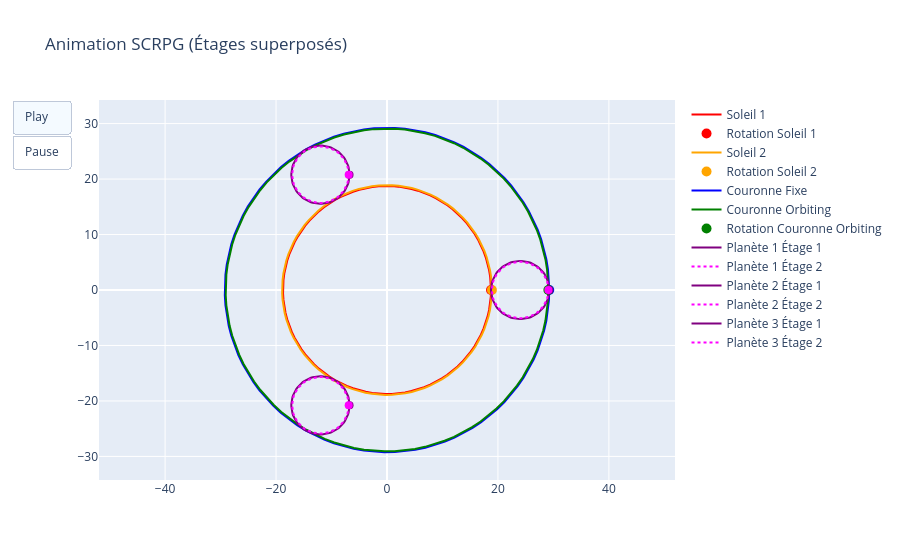

The code cell stored with this chart in its notebook:
### Markdown cell above
<style>
body {
  font-family: system-ui, sans-serif;
  line-height: 1.6;
}

h1, h2 {
  color: #1a2a3a;
}

table {
  width: 100%;
  border-collapse: collapse;
}

th, td {
  border: 1px solid #ccc;
  padding: 6px;
}

.info-box {
  background: #eef6ff;
  border-left: 6px solid #2a7fff;
  padding: 1em;
  margin: 1em 0;
}
</style>

### Code cell
import plotly.graph_objects as go
import numpy as np

# Utiliser la meilleure solution trouvée
if 'best' in locals():
    solution = best
else:
    # Solution d'exemple si aucune trouvée
    solution = SRCPG.SRCPGSolution(
        zs=18, zf=60, zpf=12, zs2=15, zo=45, zpo=15,
        module_stage1=0.6, module_stage2=0.8,
        rf=20.0, r1=10.0, r2=15.0, n=1.5
    )

# Calcul des rayons primitifs (approximatifs)
r_sun1 = (solution.zs * solution.module_stage1) / 2
r_sun2 = (solution.zs2 * solution.module_stage2) / 2
r_planet_f = (solution.zpf * solution.module_stage1) / 2
r_planet_o = (solution.zpo * solution.module_stage2) / 2
r_ring_f = (solution.zf * solution.module_stage1) / 2
r_ring_o = (solution.zo * solution.module_stage2) / 2

# Positions des centres (coaxiaux)
center_sun1 = (0, 0)
center_sun2 = (0, 0)
center_ring_f = (0, 0)
center_ring_o = (0, 0)

# Distance des planètes (entraxe)
pitch_radius_sun1 = r_sun1
pitch_radius_planet_f = r_planet_f
pitch_radius_ring_f = r_ring_f
entraxe_f = pitch_radius_sun1 + pitch_radius_planet_f  # Pour les planètes fixes

# Pour l'étage 2
pitch_radius_sun2 = r_sun2
pitch_radius_planet_o = r_planet_o
pitch_radius_ring_o = r_ring_o
entraxe_o = pitch_radius_sun2 + pitch_radius_planet_o  # Pour les planètes orbiting

num_planets = 3
angles = np.linspace(0, 2*np.pi, num_planets, endpoint=False)

# Animation : rotation des planètes
frames = []
steps = 60  # Nombre de frames
for step in range(steps):
    theta = 2 * np.pi * step / steps  # Angle de rotation
    
    fig = go.Figure()
    
    # Cercle soleil 1
    theta_circle = np.linspace(0, 2*np.pi, 100)
    x_sun1 = center_sun1[0] + r_sun1 * np.cos(theta_circle)
    y_sun1 = center_sun1[1] + r_sun1 * np.sin(theta_circle)
    fig.add_trace(go.Scatter(x=x_sun1, y=y_sun1, mode='lines', name='Soleil 1', line=dict(color='red')))
    # Point indicateur rotation soleil 1
    x_point_sun1 = center_sun1[0] + r_sun1 * np.cos(theta)
    y_point_sun1 = center_sun1[1] + r_sun1 * np.sin(theta)
    fig.add_trace(go.Scatter(x=[x_point_sun1], y=[y_point_sun1], mode='markers', name='Rotation Soleil 1', marker=dict(color='red', size=10, symbol='circle')))
    
    # Cercle soleil 2
    x_sun2 = center_sun2[0] + r_sun2 * np.cos(theta_circle)
    y_sun2 = center_sun2[1] + r_sun2 * np.sin(theta_circle)
    fig.add_trace(go.Scatter(x=x_sun2, y=y_sun2, mode='lines', name='Soleil 2', line=dict(color='orange')))
    # Point indicateur rotation soleil 2
    x_point_sun2 = center_sun2[0] + r_sun2 * np.cos(theta)
    y_point_sun2 = center_sun2[1] + r_sun2 * np.sin(theta)
    fig.add_trace(go.Scatter(x=[x_point_sun2], y=[y_point_sun2], mode='markers', name='Rotation Soleil 2', marker=dict(color='orange', size=10, symbol='circle')))
    
    # Cercle couronne fixe
    x_ring_f = center_ring_f[0] + r_ring_f * np.cos(theta_circle)
    y_ring_f = center_ring_f[1] + r_ring_f * np.sin(theta_circle)
    fig.add_trace(go.Scatter(x=x_ring_f, y=y_ring_f, mode='lines', name='Couronne Fixe', line=dict(color='blue')))
    # Point indicateur rotation couronne fixe (tourne avec theta pour indication)
    x_point_ring_f = center_ring_f[0] + r_ring_f * np.cos(theta)
    y_point_ring_f = center_ring_f[1] + r_ring_f * np.sin(theta)
    fig.add_trace(go.Scatter(x=[x_point_ring_f], y=[y_point_ring_f], mode='markers', name='Rotation Couronne Fixe', marker=dict(color='blue', size=10, symbol='circle'), showlegend=False))
    
    # Cercle couronne orbiting
    x_ring_o = center_ring_o[0] + r_ring_o * np.cos(theta_circle)
    y_ring_o = center_ring_o[1] + r_ring_o * np.sin(theta_circle)
    fig.add_trace(go.Scatter(x=x_ring_o, y=y_ring_o, mode='lines', name='Couronne Orbiting', line=dict(color='green')))
    # Point indicateur rotation couronne orbiting (rotation lente)
    theta_ring = theta * 0.1  # Rotation lente pour simuler le mouvement relatif
    x_point_ring_o = center_ring_o[0] + r_ring_o * np.cos(theta_ring)
    y_point_ring_o = center_ring_o[1] + r_ring_o * np.sin(theta_ring)
    fig.add_trace(go.Scatter(x=[x_point_ring_o], y=[y_point_ring_o], mode='markers', name='Rotation Couronne Orbiting', marker=dict(color='green', size=10, symbol='circle')))
    
    # Planètes (composées : étage 1 et étage 2)
    for i, angle in enumerate(angles):
        planet_angle = angle + theta  # Rotation
        center_planet_x = entraxe_f * np.cos(planet_angle)
        center_planet_y = entraxe_f * np.sin(planet_angle)
        
        # Cercle planète étage 1
        x_planet_f = center_planet_x + r_planet_f * np.cos(theta_circle)
        y_planet_f = center_planet_y + r_planet_f * np.sin(theta_circle)
        fig.add_trace(go.Scatter(x=x_planet_f, y=y_planet_f, mode='lines', name=f'Planète {i+1} Étage 1', line=dict(color='purple')))
        # Point indicateur sur planète étage 1
        x_point_planet_f = center_planet_x + r_planet_f * np.cos(0)
        y_point_planet_f = center_planet_y + r_planet_f * np.sin(0)
        fig.add_trace(go.Scatter(x=[x_point_planet_f], y=[y_point_planet_f], mode='markers', name=f'Point Planète {i+1} Ét1', marker=dict(color='purple', size=8, symbol='circle'), showlegend=False))
        
        # Cercle planète étage 2
        x_planet_o = center_planet_x + r_planet_o * np.cos(theta_circle)
        y_planet_o = center_planet_y + r_planet_o * np.sin(theta_circle)
        fig.add_trace(go.Scatter(x=x_planet_o, y=y_planet_o, mode='lines', name=f'Planète {i+1} Étage 2', line=dict(color='magenta', dash='dot')))
        # Point indicateur sur planète étage 2
        x_point_planet_o = center_planet_x + r_planet_o * np.cos(0)
        y_point_planet_o = center_planet_y + r_planet_o * np.sin(0)
        fig.add_trace(go.Scatter(x=[x_point_planet_o], y=[y_point_planet_o], mode='markers', name=f'Point Planète {i+1} Ét2', marker=dict(color='magenta', size=8, symbol='circle'), showlegend=False))
    
    fig.update_layout(
        title=f"Animation SCRPG - Étape {step+1}/{steps} (Étages superposés)",
        xaxis=dict(scaleanchor="y", scaleratio=1, autorange=False, range=[-r_ring_f-5, r_ring_f+5], fixedrange=True),
        yaxis=dict(scaleanchor="x", scaleratio=1, autorange=False, range=[-r_ring_f-5, r_ring_f+5], fixedrange=True),
        dragmode='pan',
        showlegend=True
    )
    frames.append(go.Frame(data=fig.data, name=str(step)))

# Figure initiale
fig = go.Figure(
    data=frames[0].data,
    frames=frames
)

# Ajouter les contrôles d'animation
fig.update_layout(
    title="Animation SCRPG (Étages superposés)",
    xaxis=dict(scaleanchor="y", scaleratio=1, autorange=False, range=[-r_ring_f-5, r_ring_f+5], fixedrange=True),
    yaxis=dict(scaleanchor="x", scaleratio=1, autorange=False, range=[-r_ring_f-5, r_ring_f+5], fixedrange=True),
    dragmode='pan',
    showlegend=True,
    updatemenus=[dict(
        type="buttons",
        buttons=[dict(label="Play",
                      method="animate",
                      args=[None, dict(frame=dict(duration=100, redraw=True), fromcurrent=True, mode='immediate')]),
                 dict(label="Pause",
                      method="animate",
                      args=[[None], dict(frame=dict(duration=0, redraw=False), mode='immediate')])
        ]
    )]
)

fig.show()

### Figure 1 — Plotly figure (JSON) as saved in the notebook; plotly's stock layout.template omitted (floating-point values rounded to 4 significant figures)
{"data": [{"line": {"color": "red"}, "mode": "lines", "name": "Soleil 1", "type": "scatter", "x": [18.75, 18.71, 18.6, 18.41, 18.15, 17.81, 17.41, 16.93, 16.38, 15.77, 15.1, 14.36, 13.57, 12.72, 11.82, 10.88, 9.885, 8.855, 7.789, 6.692, 5.567, 4.42, 3.256, 2.078, 0.8922, -0.2975, -1.486, -2.668, -3.84, -4.996, -6.133, -7.244, -8.326, -9.375, -10.39, -11.36, -12.28, -13.15, -13.97, -14.74, -15.44, -16.09, -16.67, -17.18, -17.62, -17.99, -18.29, -18.51, -18.67, -18.74, -18.74, -18.67, -18.51, -18.29, -17.99, -17.62, -17.18, -16.67, -16.09, -15.44, -14.74, -13.97, -13.15, -12.28, -11.36, -10.39, -9.375, -8.326, -7.244, -6.133, -4.996, -3.84, -2.668, -1.486, -0.2975, 0.8922, 2.078, 3.256, 4.42, 5.567, 6.692, 7.789, 8.855, 9.885, 10.88, 11.82, 12.72, 13.57, 14.36, 15.1, 15.77, 16.38, 16.93, 17.41, 17.81, 18.15, 18.41, 18.6, 18.71, 18.75], "y": [0.0, 1.189, 2.374, 3.548, 4.709, 5.851, 6.969, 8.059, 9.116, 10.14, 11.12, 12.05, 12.94, 13.77, 14.55, 15.27, 15.93, 16.53, 17.06, 17.52, 17.9, 18.22, 18.47, 18.63, 18.73, 18.75, 18.69, 18.56, 18.35, 18.07, 17.72, 17.29, 16.8, 16.24, 15.61, 14.92, 14.17, 13.36, 12.5, 11.59, 10.63, 9.631, 8.592, 7.517, 6.413, 5.282, 4.131, 2.963, 1.782, 0.5949, -0.5949, -1.782, -2.963, -4.131, -5.282, -6.413, -7.517, -8.592, -9.631, -10.63, -11.59, -12.5, -13.36, -14.17, -14.92, -15.61, -16.24, -16.8, -17.29, -17.72, -18.07, -18.35, -18.56, -18.69, -18.75, -18.73, -18.63, -18.47, -18.22, -17.9, -17.52, -17.06, -16.53, -15.93, -15.27, -14.55, -13.77, -12.94, -12.05, -11.12, -10.14, -9.116, -8.059, -6.969, -5.851, -4.709, -3.548, -2.374, -1.189, -4.592e-15]}, {"marker": {"color": "red", "size": 10, "symbol": "circle"}, "mode": "markers", "name": "Rotation Soleil 1", "type": "scatter", "x": [18.75], "y": [0]}, {"line": {"color": "orange"}, "mode": "lines", "name": "Soleil 2", "type": "scatter", "x": [18.91, 18.87, 18.76, 18.57, 18.3, 17.96, 17.55, 17.07, 16.52, 15.91, 15.23, 14.49, 13.69, 12.83, 11.92, 10.97, 9.969, 8.93, 7.855, 6.748, 5.614, 4.458, 3.284, 2.096, 0.8997, -0.3, -1.499, -2.691, -3.873, -5.039, -6.185, -7.305, -8.397, -9.455, -10.47, -11.45, -12.38, -13.26, -14.09, -14.86, -15.57, -16.22, -16.81, -17.32, -17.77, -18.14, -18.44, -18.67, -18.82, -18.9, -18.9, -18.82, -18.67, -18.44, -18.14, -17.77, -17.32, -16.81, -16.22, -15.57, -14.86, -14.09, -13.26, -12.38, -11.45, -10.47, -9.455, -8.397, -7.305, -6.185, -5.039, -3.873, -2.691, -1.499, -0.3, 0.8997, 2.096, 3.284, 4.458, 5.614, 6.748, 7.855, 8.93, 9.969, 10.97, 11.92, 12.83, 13.69, 14.49, 15.23, 15.91, 16.52, 17.07, 17.55, 17.96, 18.3, 18.57, 18.76, 18.87, 18.91], "y": [0.0, 1.199, 2.394, 3.579, 4.749, 5.9, 7.028, 8.127, 9.194, 10.22, 11.21, 12.15, 13.05, 13.89, 14.68, 15.4, 16.07, 16.67, 17.2, 17.66, 18.06, 18.38, 18.62, 18.79, 18.89, 18.91, 18.85, 18.72, 18.51, 18.23, 17.87, 17.44, 16.94, 16.38, 15.74, 15.05, 14.29, 13.48, 12.61, 11.69, 10.72, 9.713, 8.665, 7.581, 6.467, 5.327, 4.166, 2.988, 1.797, 0.5999, -0.5999, -1.797, -2.988, -4.166, -5.327, -6.467, -7.581, -8.665, -9.713, -10.72, -11.69, -12.61, -13.48, -14.29, -15.05, -15.74, -16.38, -16.94, -17.44, -17.87, -18.23, -18.51, -18.72, -18.85, -18.91, -18.89, -18.79, -18.62, -18.38, -18.06, -17.66, -17.2, -16.67, -16.07, -15.4, -14.68, -13.89, -13.05, -12.15, -11.21, -10.22, -9.194, -8.127, -7.028, -5.9, -4.749, -3.579, -2.394, -1.199, -4.631e-15]}, {"marker": {"color": "orange", "size": 10, "symbol": "circle"}, "mode": "markers", "name": "Rotation Soleil 2", "type": "scatter", "x": [18.91], "y": [0]}, {"line": {"color": "blue"}, "mode": "lines", "name": "Couronne Fixe", "type": "scatter", "x": [29.25, 29.19, 29.01, 28.72, 28.31, 27.79, 27.15, 26.41, 25.56, 24.61, 23.55, 22.41, 21.17, 19.85, 18.44, 16.97, 15.42, 13.81, 12.15, 10.44, 8.685, 6.896, 5.079, 3.242, 1.392, -0.4641, -2.318, -4.163, -5.991, -7.794, -9.567, -11.3, -12.99, -14.63, -16.2, -17.71, -19.15, -20.52, -21.8, -22.99, -24.09, -25.1, -26.0, -26.8, -27.49, -28.07, -28.53, -28.88, -29.12, -29.24, -29.24, -29.12, -28.88, -28.53, -28.07, -27.49, -26.8, -26.0, -25.1, -24.09, -22.99, -21.8, -20.52, -19.15, -17.71, -16.2, -14.62, -12.99, -11.3, -9.567, -7.794, -5.991, -4.163, -2.318, -0.4641, 1.392, 3.242, 5.079, 6.896, 8.685, 10.44, 12.15, 13.81, 15.42, 16.97, 18.44, 19.85, 21.17, 22.41, 23.55, 24.61, 25.56, 26.41, 27.15, 27.79, 28.31, 28.72, 29.01, 29.19, 29.25], "y": [0.0, 1.855, 3.703, 5.536, 7.346, 9.127, 10.87, 12.57, 14.22, 15.81, 17.34, 18.8, 20.18, 21.49, 22.7, 23.83, 24.85, 25.78, 26.61, 27.32, 27.93, 28.43, 28.81, 29.07, 29.22, 29.25, 29.16, 28.95, 28.63, 28.19, 27.64, 26.98, 26.21, 25.33, 24.35, 23.28, 22.11, 20.85, 19.5, 18.08, 16.59, 15.03, 13.4, 11.73, 10.0, 8.241, 6.444, 4.622, 2.78, 0.928, -0.928, -2.78, -4.622, -6.444, -8.241, -10.0, -11.73, -13.4, -15.03, -16.59, -18.08, -19.5, -20.85, -22.11, -23.28, -24.35, -25.33, -26.21, -26.98, -27.64, -28.19, -28.63, -28.95, -29.16, -29.25, -29.22, -29.07, -28.81, -28.43, -27.93, -27.32, -26.61, -25.78, -24.85, -23.83, -22.7, -21.49, -20.18, -18.8, -17.34, -15.81, -14.22, -12.57, -10.87, -9.127, -7.346, -5.536, -3.703, -1.855, -7.164e-15]}, {"marker": {"color": "blue", "size": 10, "symbol": "circle"}, "mode": "markers", "name": "Rotation Couronne Fixe", "showlegend": false, "type": "scatter", "x": [29.25], "y": [0]}, {"line": {"color": "green"}, "mode": "lines", "name": "Couronne Orbiting", "type": "scatter", "x": [29.09, 29.03, 28.86, 28.57, 28.16, 27.64, 27.01, 26.27, 25.42, 24.47, 23.43, 22.28, 21.05, 19.74, 18.34, 16.87, 15.34, 13.74, 12.08, 10.38, 8.638, 6.858, 5.052, 3.224, 1.384, -0.4616, -2.305, -4.14, -5.958, -7.752, -9.515, -11.24, -12.92, -14.55, -16.11, -17.62, -19.05, -20.41, -21.68, -22.87, -23.96, -24.96, -25.86, -26.65, -27.34, -27.91, -28.38, -28.73, -28.96, -29.08, -29.08, -28.96, -28.73, -28.38, -27.91, -27.34, -26.65, -25.86, -24.96, -23.96, -22.87, -21.68, -20.41, -19.05, -17.62, -16.11, -14.55, -12.92, -11.24, -9.515, -7.752, -5.958, -4.14, -2.305, -0.4616, 1.384, 3.224, 5.052, 6.858, 8.638, 10.38, 12.08, 13.74, 15.34, 16.87, 18.34, 19.74, 21.05, 22.28, 23.43, 24.47, 25.42, 26.27, 27.01, 27.64, 28.16, 28.57, 28.86, 29.03, 29.09], "y": [0.0, 1.845, 3.683, 5.505, 7.306, 9.077, 10.81, 12.5, 14.14, 15.73, 17.25, 18.7, 20.08, 21.37, 22.58, 23.7, 24.72, 25.64, 26.46, 27.18, 27.78, 28.27, 28.65, 28.91, 29.06, 29.09, 29.0, 28.79, 28.47, 28.04, 27.49, 26.83, 26.07, 25.19, 24.22, 23.15, 21.99, 20.73, 19.4, 17.98, 16.5, 14.94, 13.33, 11.66, 9.95, 8.196, 6.409, 4.596, 2.765, 0.923, -0.923, -2.765, -4.596, -6.409, -8.196, -9.95, -11.66, -13.33, -14.94, -16.5, -17.98, -19.4, -20.73, -21.99, -23.15, -24.22, -25.19, -26.07, -26.83, -27.49, -28.04, -28.47, -28.79, -29.0, -29.09, -29.06, -28.91, -28.65, -28.27, -27.78, -27.18, -26.46, -25.64, -24.72, -23.7, -22.58, -21.37, -20.08, -18.7, -17.25, -15.73, -14.14, -12.5, -10.81, -9.077, -7.306, -5.505, -3.683, -1.845, -7.125e-15]}, {"marker": {"color": "green", "size": 10, "symbol": "circle"}, "mode": "markers", "name": "Rotation Couronne Orbiting", "type": "scatter", "x": [29.09], "y": [0]}, {"line": {"color": "purple"}, "mode": "lines", "name": "Planète 1 Étage 1", "type": "scatter", "x": [29.25, 29.24, 29.21, 29.16, 29.08, 28.99, 28.87, 28.74, 28.59, 28.42, 28.23, 28.02, 27.8, 27.56, 27.31, 27.05, 26.77, 26.48, 26.18, 25.87, 25.56, 25.24, 24.91, 24.58, 24.25, 23.92, 23.58, 23.25, 22.92, 22.6, 22.28, 21.97, 21.67, 21.38, 21.09, 20.82, 20.56, 20.32, 20.09, 19.87, 19.68, 19.5, 19.33, 19.19, 19.07, 18.96, 18.88, 18.82, 18.77, 18.75, 18.75, 18.77, 18.82, 18.88, 18.96, 19.07, 19.19, 19.33, 19.5, 19.68, 19.87, 20.09, 20.32, 20.56, 20.82, 21.09, 21.38, 21.67, 21.97, 22.28, 22.6, 22.92, 23.25, 23.58, 23.92, 24.25, 24.58, 24.91, 25.24, 25.56, 25.87, 26.18, 26.48, 26.77, 27.05, 27.31, 27.56, 27.8, 28.02, 28.23, 28.42, 28.59, 28.74, 28.87, 28.99, 29.08, 29.16, 29.21, 29.24, 29.25], "y": [0.0, 0.333, 0.6646, 0.9936, 1.319, 1.638, 1.951, 2.256, 2.553, 2.838, 3.113, 3.375, 3.623, 3.857, 4.075, 4.277, 4.461, 4.628, 4.776, 4.904, 5.013, 5.102, 5.17, 5.218, 5.244, 5.249, 5.233, 5.197, 5.139, 5.06, 4.961, 4.842, 4.704, 4.547, 4.371, 4.178, 3.968, 3.742, 3.501, 3.245, 2.977, 2.697, 2.406, 2.105, 1.796, 1.479, 1.157, 0.8295, 0.499, 0.1666, -0.1666, -0.499, -0.8295, -1.157, -1.479, -1.796, -2.105, -2.406, -2.697, -2.977, -3.245, -3.501, -3.742, -3.968, -4.178, -4.371, -4.547, -4.704, -4.842, -4.961, -5.06, -5.139, -5.197, -5.233, -5.249, -5.244, -5.218, -5.17, -5.102, -5.013, -4.904, -4.776, -4.628, -4.461, -4.277, -4.075, -3.857, -3.623, -3.375, -3.113, -2.838, -2.553, -2.256, -1.951, -1.638, -1.319, -0.9936, -0.6646, -0.333, -1.286e-15]}, {"marker": {"color": "purple", "size": 8, "symbol": "circle"}, "mode": "markers", "name": "Point Planète 1 Ét1", "showlegend": false, "type": "scatter", "x": [29.25], "y": [0]}, {"line": {"color": "magenta", "dash": "dot"}, "mode": "lines", "name": "Planète 1 Étage 2", "type": "scatter", "x": [29.09, 29.08, 29.05, 29.0, 28.93, 28.84, 28.73, 28.6, 28.45, 28.28, 28.1, 27.9, 27.68, 27.45, 27.21, 26.95, 26.68, 26.4, 26.11, 25.82, 25.51, 25.2, 24.88, 24.56, 24.24, 23.92, 23.6, 23.28, 22.96, 22.64, 22.33, 22.03, 21.74, 21.45, 21.18, 20.92, 20.67, 20.43, 20.21, 20.0, 19.81, 19.63, 19.48, 19.34, 19.22, 19.12, 19.03, 18.97, 18.93, 18.91, 18.91, 18.93, 18.97, 19.03, 19.12, 19.22, 19.34, 19.48, 19.63, 19.81, 20.0, 20.21, 20.43, 20.67, 20.92, 21.18, 21.45, 21.74, 22.03, 22.33, 22.64, 22.96, 23.28, 23.6, 23.92, 24.24, 24.56, 24.88, 25.2, 25.51, 25.82, 26.11, 26.4, 26.68, 26.95, 27.21, 27.45, 27.68, 27.9, 28.1, 28.28, 28.45, 28.6, 28.73, 28.84, 28.93, 29.0, 29.05, 29.08, 29.09], "y": [0.0, 0.3229, 0.6445, 0.9635, 1.279, 1.589, 1.892, 2.188, 2.475, 2.752, 3.018, 3.272, 3.513, 3.74, 3.951, 4.147, 4.326, 4.487, 4.631, 4.756, 4.861, 4.947, 5.014, 5.06, 5.085, 5.09, 5.075, 5.039, 4.983, 4.907, 4.811, 4.696, 4.561, 4.409, 4.239, 4.051, 3.847, 3.628, 3.394, 3.147, 2.887, 2.615, 2.333, 2.041, 1.741, 1.434, 1.122, 0.8044, 0.4839, 0.1615, -0.1615, -0.4839, -0.8044, -1.122, -1.434, -1.741, -2.041, -2.333, -2.615, -2.887, -3.147, -3.394, -3.628, -3.847, -4.051, -4.239, -4.409, -4.561, -4.696, -4.811, -4.907, -4.983, -5.039, -5.075, -5.09, -5.085, -5.06, -5.014, -4.947, -4.861, -4.756, -4.631, -4.487, -4.326, -4.147, -3.951, -3.74, -3.513, -3.272, -3.018, -2.752, -2.475, -2.188, -1.892, -1.589, -1.279, -0.9635, -0.6445, -0.3229, -1.247e-15]}, {"marker": {"color": "magenta", "size": 8, "symbol": "circle"}, "mode": "markers", "name": "Point Planète 1 Ét2", "showlegend": false, "type": "scatter", "x": [29.09], "y": [0]}, {"line": {"color": "purple"}, "mode": "lines", "name": "Planète 2 Étage 1", "type": "scatter", "x": [-6.75, -6.761, -6.792, -6.845, -6.918, -7.012, -7.126, -7.26, -7.412, -7.583, -7.772, -7.978, -8.2, -8.438, -8.69, -8.955, -9.232, -9.521, -9.819, -10.13, -10.44, -10.76, -11.09, -11.42, -11.75, -12.08, -12.42, -12.75, -13.08, -13.4, -13.72, -14.03, -14.33, -14.62, -14.91, -15.18, -15.44, -15.68, -15.91, -16.13, -16.32, -16.5, -16.67, -16.81, -16.93, -17.04, -17.12, -17.18, -17.23, -17.25, -17.25, -17.23, -17.18, -17.12, -17.04, -16.93, -16.81, -16.67, -16.5, -16.32, -16.13, -15.91, -15.68, -15.44, -15.18, -14.91, -14.62, -14.33, -14.03, -13.72, -13.4, -13.08, -12.75, -12.42, -12.08, -11.75, -11.42, -11.09, -10.76, -10.44, -10.13, -9.819, -9.521, -9.232, -8.955, -8.69, -8.438, -8.2, -7.978, -7.772, -7.583, -7.412, -7.26, -7.126, -7.012, -6.918, -6.845, -6.792, -6.761, -6.75], "y": [20.78, 21.12, 21.45, 21.78, 22.1, 22.42, 22.74, 23.04, 23.34, 23.62, 23.9, 24.16, 24.41, 24.64, 24.86, 25.06, 25.25, 25.41, 25.56, 25.69, 25.8, 25.89, 25.95, 26.0, 26.03, 26.03, 26.02, 25.98, 25.92, 25.84, 25.75, 25.63, 25.49, 25.33, 25.16, 24.96, 24.75, 24.53, 24.29, 24.03, 23.76, 23.48, 23.19, 22.89, 22.58, 22.26, 21.94, 21.61, 21.28, 20.95, 20.62, 20.29, 19.96, 19.63, 19.31, 18.99, 18.68, 18.38, 18.09, 17.81, 17.54, 17.28, 17.04, 16.82, 16.61, 16.41, 16.24, 16.08, 15.94, 15.82, 15.72, 15.65, 15.59, 15.55, 15.54, 15.54, 15.57, 15.61, 15.68, 15.77, 15.88, 16.01, 16.16, 16.32, 16.51, 16.71, 16.93, 17.16, 17.41, 17.67, 17.95, 18.23, 18.53, 18.83, 19.15, 19.47, 19.79, 20.12, 20.45, 20.78]}, {"marker": {"color": "purple", "size": 8, "symbol": "circle"}, "mode": "markers", "name": "Point Planète 2 Ét1", "showlegend": false, "type": "scatter", "x": [-6.75], "y": [20.78]}, {"line": {"color": "magenta", "dash": "dot"}, "mode": "lines", "name": "Planète 2 Étage 2", "type": "scatter", "x": [-6.909, -6.919, -6.95, -7.001, -7.072, -7.163, -7.274, -7.403, -7.551, -7.717, -7.9, -8.1, -8.316, -8.546, -8.79, -9.047, -9.316, -9.596, -9.885, -10.18, -10.49, -10.8, -11.12, -11.44, -11.76, -12.08, -12.4, -12.72, -13.04, -13.36, -13.67, -13.97, -14.26, -14.55, -14.82, -15.08, -15.33, -15.57, -15.79, -16.0, -16.19, -16.37, -16.52, -16.66, -16.78, -16.88, -16.97, -17.03, -17.07, -17.09, -17.09, -17.07, -17.03, -16.97, -16.88, -16.78, -16.66, -16.52, -16.37, -16.19, -16.0, -15.79, -15.57, -15.33, -15.08, -14.82, -14.55, -14.26, -13.97, -13.67, -13.36, -13.04, -12.72, -12.4, -12.08, -11.76, -11.44, -11.12, -10.8, -10.49, -10.18, -9.885, -9.596, -9.316, -9.047, -8.79, -8.546, -8.316, -8.1, -7.9, -7.717, -7.551, -7.403, -7.274, -7.163, -7.072, -7.001, -6.95, -6.919, -6.909], "y": [20.78, 21.11, 21.43, 21.75, 22.06, 22.37, 22.68, 22.97, 23.26, 23.54, 23.8, 24.06, 24.3, 24.52, 24.74, 24.93, 25.11, 25.27, 25.42, 25.54, 25.65, 25.73, 25.8, 25.84, 25.87, 25.87, 25.86, 25.82, 25.77, 25.69, 25.6, 25.48, 25.35, 25.19, 25.02, 24.84, 24.63, 24.41, 24.18, 23.93, 23.67, 23.4, 23.12, 22.83, 22.53, 22.22, 21.91, 21.59, 21.27, 20.95, 20.62, 20.3, 19.98, 19.66, 19.35, 19.04, 18.74, 18.45, 18.17, 17.9, 17.64, 17.39, 17.16, 16.94, 16.73, 16.55, 16.38, 16.22, 16.09, 15.97, 15.88, 15.8, 15.75, 15.71, 15.69, 15.7, 15.73, 15.77, 15.84, 15.92, 16.03, 16.15, 16.3, 16.46, 16.64, 16.83, 17.04, 17.27, 17.51, 17.77, 18.03, 18.31, 18.6, 18.89, 19.2, 19.51, 19.82, 20.14, 20.46, 20.78]}, {"marker": {"color": "magenta", "size": 8, "symbol": "circle"}, "mode": "markers", "name": "Point Planète 2 Ét2", "showlegend": false, "type": "scatter", "x": [-6.909], "y": [20.78]}, {"line": {"color": "purple"}, "mode": "lines", "name": "Planète 3 Étage 1", "type": "scatter", "x": [-6.75, -6.761, -6.792, -6.845, -6.918, -7.012, -7.126, -7.26, -7.412, -7.583, -7.772, -7.978, -8.2, -8.438, -8.69, -8.955, -9.232, -9.521, -9.819, -10.13, -10.44, -10.76, -11.09, -11.42, -11.75, -12.08, -12.42, -12.75, -13.08, -13.4, -13.72, -14.03, -14.33, -14.63, -14.91, -15.18, -15.44, -15.68, -15.91, -16.13, -16.32, -16.5, -16.67, -16.81, -16.93, -17.04, -17.12, -17.18, -17.23, -17.25, -17.25, -17.23, -17.18, -17.12, -17.04, -16.93, -16.81, -16.67, -16.5, -16.32, -16.13, -15.91, -15.68, -15.44, -15.18, -14.91, -14.63, -14.33, -14.03, -13.72, -13.4, -13.08, -12.75, -12.42, -12.08, -11.75, -11.42, -11.09, -10.76, -10.44, -10.13, -9.819, -9.521, -9.232, -8.955, -8.69, -8.438, -8.2, -7.978, -7.772, -7.583, -7.412, -7.26, -7.126, -7.012, -6.918, -6.845, -6.792, -6.761, -6.75], "y": [-20.78, -20.45, -20.12, -19.79, -19.47, -19.15, -18.83, -18.53, -18.23, -17.95, -17.67, -17.41, -17.16, -16.93, -16.71, -16.51, -16.32, -16.16, -16.01, -15.88, -15.77, -15.68, -15.61, -15.57, -15.54, -15.54, -15.55, -15.59, -15.65, -15.72, -15.82, -15.94, -16.08, -16.24, -16.41, -16.61, -16.82, -17.04, -17.28, -17.54, -17.81, -18.09, -18.38, -18.68, -18.99, -19.31, -19.63, -19.96, -20.29, -20.62, -20.95, -21.28, -21.61, -21.94, -22.26, -22.58, -22.89, -23.19, -23.48, -23.76, -24.03, -24.29, -24.53, -24.75, -24.96, -25.16, -25.33, -25.49, -25.63, -25.75, -25.84, -25.92, -25.98, -26.02, -26.03, -26.03, -26.0, -25.95, -25.89, -25.8, -25.69, -25.56, -25.41, -25.25, -25.06, -24.86, -24.64, -24.41, -24.16, -23.9, -23.62, -23.34, -23.04, -22.74, -22.42, -22.1, -21.78, -21.45, -21.12, -20.78]}, {"marker": {"color": "purple", "size": 8, "symbol": "circle"}, "mode": "markers", "name": "Point Planète 3 Ét1", "showlegend": false, "type": "scatter", "x": [-6.75], "y": [-20.78]}, {"line": {"color": "magenta", "dash": "dot"}, "mode": "lines", "name": "Planète 3 Étage 2", "type": "scatter", "x": [-6.909, -6.919, -6.95, -7.001, -7.072, -7.163, -7.274, -7.403, -7.551, -7.717, -7.9, -8.1, -8.316, -8.546, -8.79, -9.047, -9.316, -9.596, -9.885, -10.18, -10.49, -10.8, -11.12, -11.44, -11.76, -12.08, -12.4, -12.72, -13.04, -13.36, -13.67, -13.97, -14.26, -14.55, -14.82, -15.08, -15.33, -15.57, -15.79, -16.0, -16.19, -16.37, -16.52, -16.66, -16.78, -16.88, -16.97, -17.03, -17.07, -17.09, -17.09, -17.07, -17.03, -16.97, -16.88, -16.78, -16.66, -16.52, -16.37, -16.19, -16.0, -15.79, -15.57, -15.33, -15.08, -14.82, -14.55, -14.26, -13.97, -13.67, -13.36, -13.04, -12.72, -12.4, -12.08, -11.76, -11.44, -11.12, -10.8, -10.49, -10.18, -9.885, -9.596, -9.316, -9.047, -8.79, -8.546, -8.316, -8.1, -7.9, -7.717, -7.551, -7.403, -7.274, -7.163, -7.072, -7.001, -6.95, -6.919, -6.909], "y": [-20.78, -20.46, -20.14, -19.82, -19.51, -19.2, -18.89, -18.6, -18.31, -18.03, -17.77, -17.51, -17.27, -17.04, -16.83, -16.64, -16.46, -16.3, -16.15, -16.03, -15.92, -15.84, -15.77, -15.73, -15.7, -15.69, -15.71, -15.75, -15.8, -15.88, -15.97, -16.09, -16.22, -16.38, -16.55, -16.73, -16.94, -17.16, -17.39, -17.64, -17.9, -18.17, -18.45, -18.74, -19.04, -19.35, -19.66, -19.98, -20.3, -20.62, -20.95, -21.27, -21.59, -21.91, -22.22, -22.53, -22.83, -23.12, -23.4, -23.67, -23.93, -24.18, -24.41, -24.63, -24.84, -25.02, -25.19, -25.35, -25.48, -25.6, -25.69, -25.77, -25.82, -25.86, -25.87, -25.87, -25.84, -25.8, -25.73, -25.65, -25.54, -25.42, -25.27, -25.11, -24.93, -24.74, -24.52, -24.3, -24.06, -23.8, -23.54, -23.26, -22.97, -22.68, -22.37, -22.06, -21.75, -21.43, -21.11, -20.78]}, {"marker": {"color": "magenta", "size": 8, "symbol": "circle"}, "mode": "markers", "name": "Point Planète 3 Ét2", "showlegend": false, "type": "scatter", "x": [-6.909], "y": [-20.78]}], "layout": {"dragmode": "pan", "showlegend": true, "title": {"text": "Animation SCRPG (Étages superposés)"}, "updatemenus": [{"buttons": [{"args": [null, {"frame": {"duration": 100, "redraw": true}, "fromcurrent": true, "mode": "immediate"}], "label": "Play", "method": "animate"}, {"args": [[null], {"frame": {"duration": 0, "redraw": false}, "mode": "immediate"}], "label": "Pause", "method": "animate"}], "type": "buttons"}], "xaxis": {"autorange": false, "fixedrange": true, "range": [-34.25, 34.25], "scaleanchor": "y", "scaleratio": 1}, "yaxis": {"autorange": false, "fixedrange": true, "range": [-34.25, 34.25], "scaleanchor": "x", "scaleratio": 1}}}
